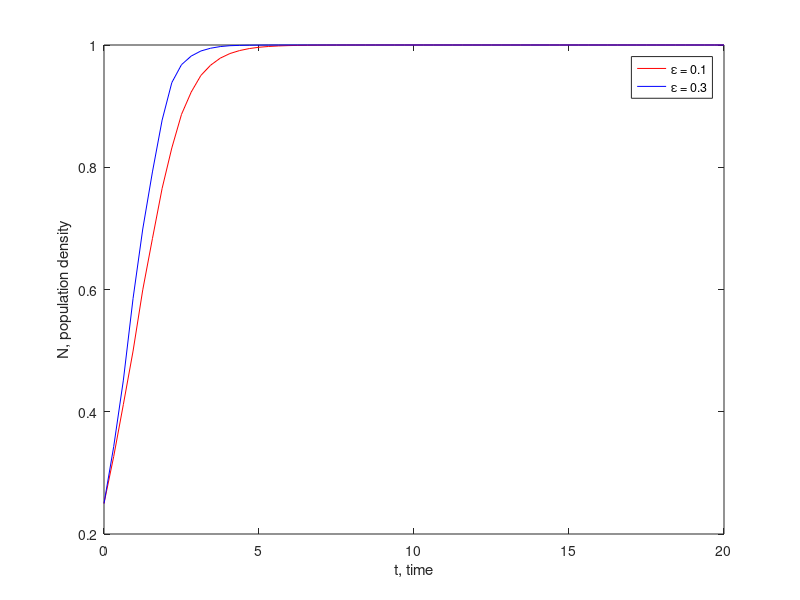

Recreate this plot in MATLAB.
%q2bscript.m
%with epsilon = 0.1 

r = 1; K = 1; epsilon = 0.1; %problem parameters
T = 20; Nzero = 0.25; %conditions

M = 2^8;
dt = T/M;

dW = sqrt(dt)*rand(1,M); %Brownian increments
W=cumsum(dW); %discretized Brownina path

R = 4; Dt = R*dt; L=M/R; %L EM steps of size Dt = R*dt
Nem = zeros(1,L);
Ntemp = Nzero;

for j =1:L
    Winc = sum(dW(R*(j-1)+1:R*j));
    Ntemp = Ntemp + Dt*r*Ntemp*(1-Ntemp/K)+epsilon*Ntemp*(1-Ntemp/K)*Winc;
    Nem(j) = Ntemp;
end

plot([0:Dt:T],[Nzero,Nem],'r');
xlabel('t, time');
ylabel('N, population density');
hold on 


%and with epsilon = 0.3

r = 1; K = 1; epsilon = 0.3; %problem parameters
T = 20; Nzero = 0.25; %conditions

M = 2^8;
dt = T/M;

dW = sqrt(dt)*rand(1,M); %Brownian increments
W=cumsum(dW); %discretized Brownina path

R = 4; Dt = R*dt; L=M/R; %L EM steps of size Dt = R*dt
Nem = zeros(1,L);
Ntemp = Nzero;

for j =1:L
    Winc = sum(dW(R*(j-1)+1:R*j));
    Ntemp = Ntemp + Dt*r*Ntemp*(1-Ntemp/K)+epsilon*Ntemp*(1-Ntemp/K)*Winc;
    Nem(j) = Ntemp;
end

plot([0:Dt:T],[Nzero,Nem],'b'); 
legend('\epsilon = 0.1', '\epsilon = 0.3')
hold off
